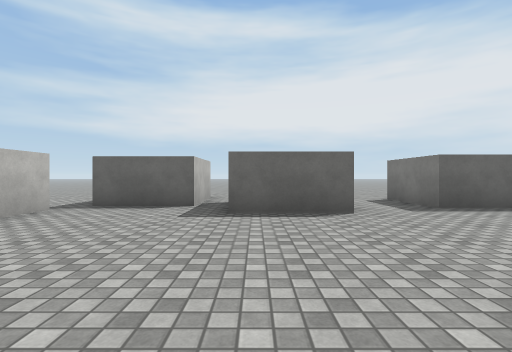
[1] (above)

16 first-person views from a walk through a scene from a Unity 3-D project. The camera is 1.2 m above the floor, looks level and sees 85° across. The floor is counted in squares, 2 m on a side. Each view is taken from the middle of a square. On the plan, view 1 faces up. The plan holds only what a view shows up to about 9 squares ahead; the rest is blank. The place goes on beyond the plan. The player character is not drawn. Surface patterns are stand-ins for the level's own textures.

[2]
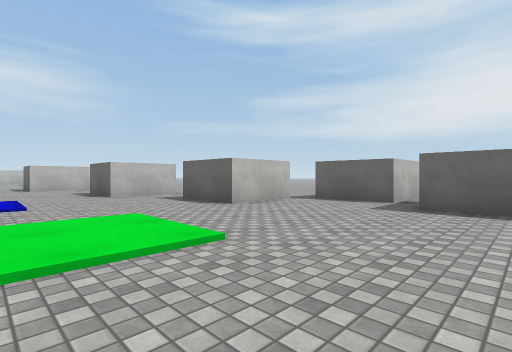

[3]
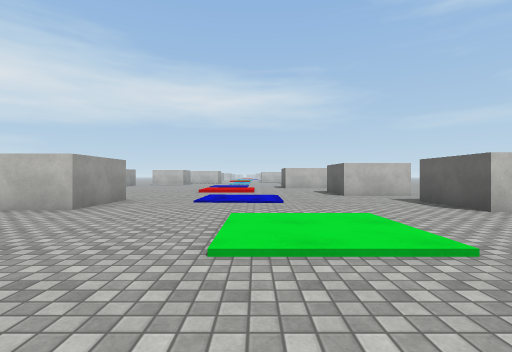

[4]
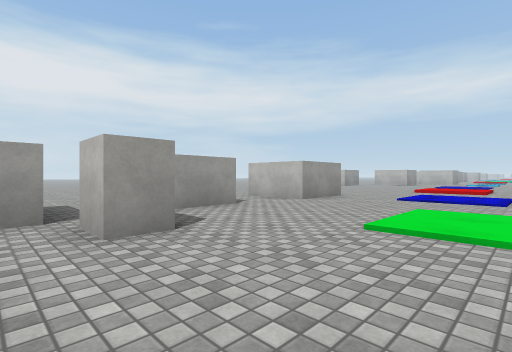

[5]
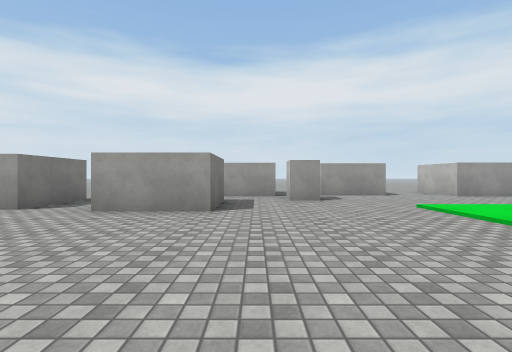

[6]
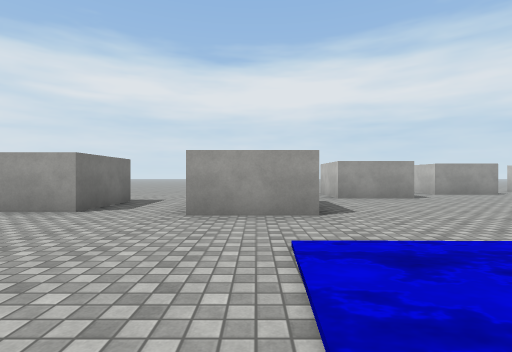

[7]
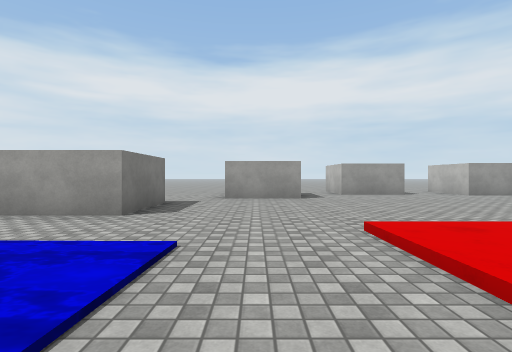

[8]
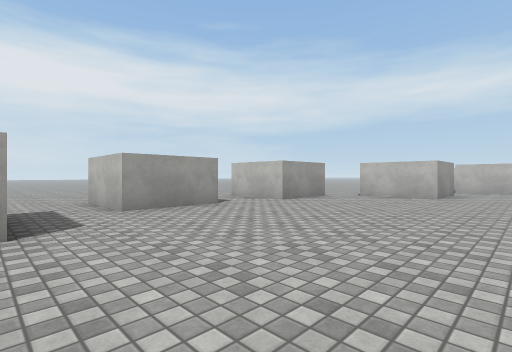

[9]
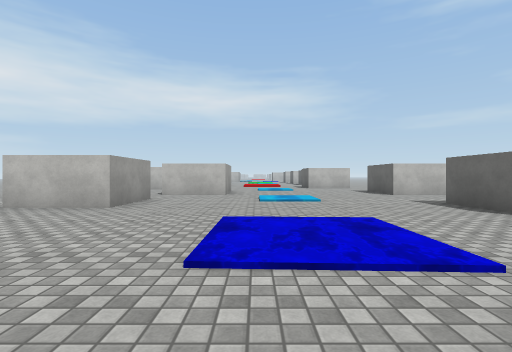

[10]
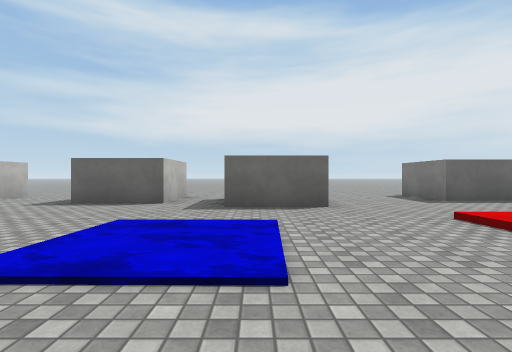

[11]
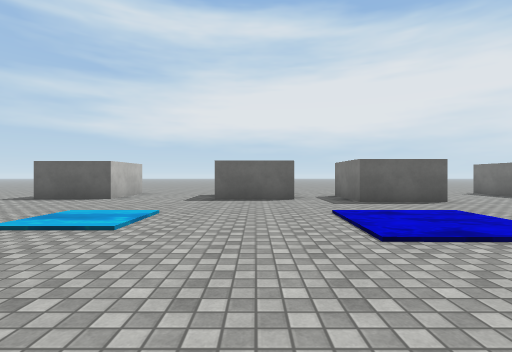

[12]
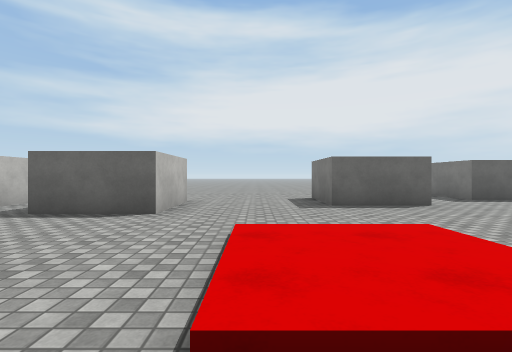

[13]
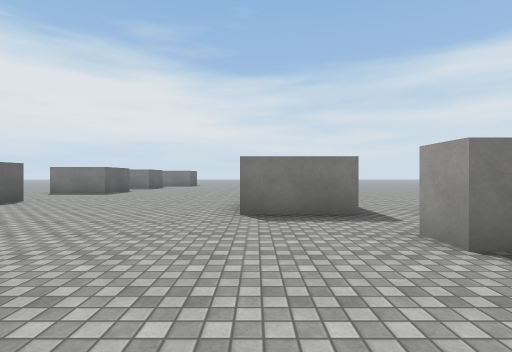

[14]
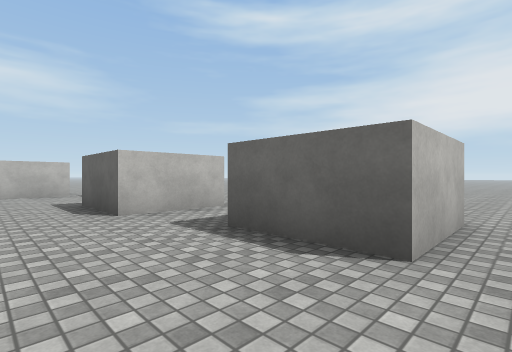

[15]
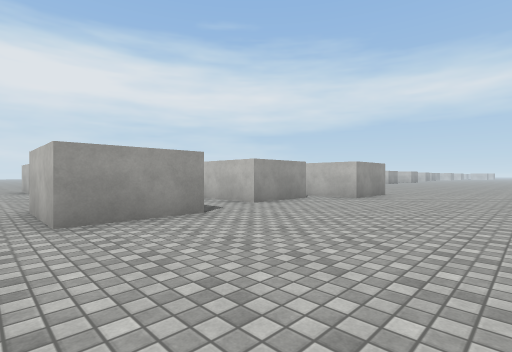

[16]
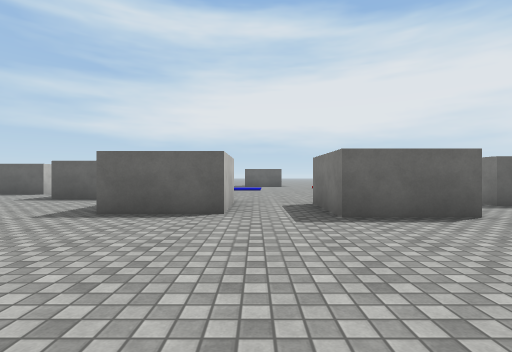

### Floor plan
Key: @ floor where view 1 was taken; # wall or solid block; . main floor; : floor 0.25 m higher than the main floor; / step, stairs or slope; ~ water the walk can cross; O other object.
Columns run from 21 left of view 1 to 6 right of it. Each row starts with its distance up from view 1.
 12                           ..
 11                   ..........
 10                .............
  9                .............
  8                .............
  7                 ..###....##.
  6                  .#####..##.
  5         ....    ##...##..##.
  4 ..   .. ....  ..##..........
  3 #..  #. ....##..##..........
  2 #..  #.##...##..............
  1 ...###.##...................
  0 .....................@......
 -1 ..........///.~~........####
 -2 ..~...~~../:/.~~........#  #
 -3 ......~~..///.........O.#  #
 -4 #..............###..........
 -5 #..............###.###.##...
 -6 #.##...........###.#  .
 -7 ..##............  .. ..
 -8  .##........###.  .. ..
 -9  ....##.###.###.   ....
-10   ...##.###..        ..
-11    .....###..
-12     ........
-13      .......
-14       ... ..
-15        .  ..

Where each view was taken, in squares from view 1:
view 1: 0 up, 0 right, facing up
view 2: 1 down, 1 right, facing up-left
view 3: 1 down, 1 right, facing left
view 4: 0 up, 2 right, facing down-left
view 5: 4 up, 2 right, facing down
view 6: 0 up, 5 left, facing down
view 7: 0 up, 8 left, facing down
view 8: 4 down, 9 left, facing down-left
view 9: 3 down, 12 left, facing left
view 10: 5 down, 14 left, facing up
view 11: 6 down, 17 left, facing up
view 12: 4 down, 11 left, facing up
view 13: 1 down, 2 left, facing right
view 14: 3 up, 6 right, facing up-left
view 15: 11 up, 6 right, facing down-left
view 16: 15 down, 14 left, facing up
